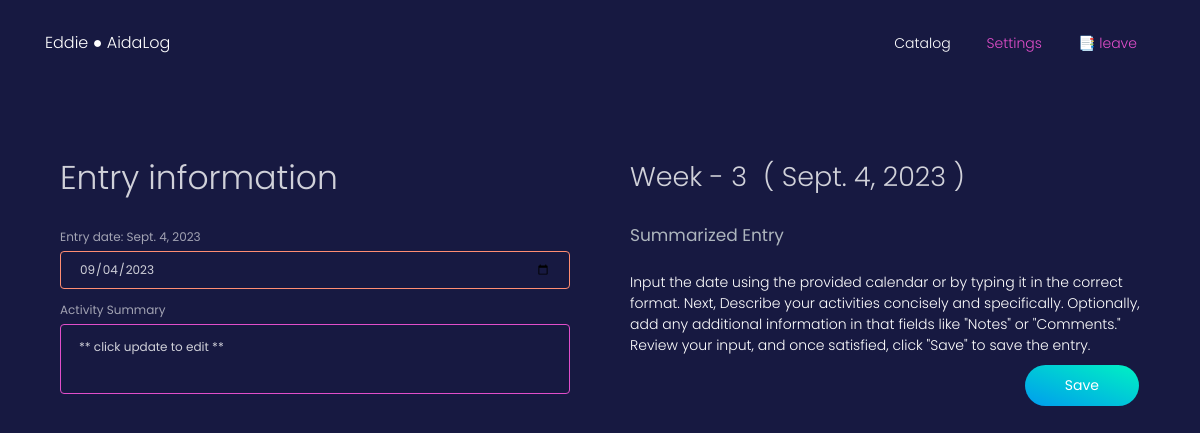
Page /logbook/catalog/14/entry/14/ (signed in) on the committed database.
### logbook/models.py (models this page shows, shortened)
class Entry(models.Model):
    logbook = models.ForeignKey(Logbook, related_name='entries', on_delete=models.CASCADE)
    day = models.CharField(max_length=255)
    date = models.DateField()
    activity = models.TextField()
    created_at = models.DateTimeField(auto_now_add=True)
    updated_at = models.DateTimeField(auto_now=True)

class Logbook(models.Model):
    student = models.ForeignKey(Student, related_name='logbooks', on_delete=models.CASCADE)
    week_number = models.IntegerField()
    from_date = models.DateField()
    to_date = models.DateField()
    is_submitted = models.BooleanField(default=False)
    week_activity = models.TextField(blank=True)

### logbook/views.py (the view, shortened to what this page needs)
# urls.py: path('catalog/<int:logbook_id>/entry/<int:entry_id>/', update_entry_view, name='logbook_entry'),
def update_entry_view(request, logbook_id, entry_id):
    login_pass = is_allowed(request)
    if login_pass is not True:
        return login_pass
    logbook = Logbook.objects.get(id=logbook_id)
    entry = Entry.objects.get(id=entry_id, logbook=logbook)
    context = {
        'logbook': logbook,
        'entry': entry,
        'entry_date': entry.date.strftime("%Y-%m-%d")
    }
    return render(request, 'logbook/logbook_entry.html', context)

### logbook/views.py (called while the page is built)
def is_allowed(request):
    if request.user.is_authenticated:
        return True
    else:
        return redirect("/logbook/logbook_redirect_login")

### templates/logbook/logbook_entry.html (shortened to what this page needs)
{% extends 'logbook/includes/base.html' %}
{% load static %}
{% block main_block %}
    <div class="wrapper">
        <div class="main">
            <div class="section">
                <div class="container">
                    <form class="row justify-content-between" method="post"> {% csrf_token %}
                        <div class="col-lg-6">
                            <div class="card card-plain">
                                <div class="card-body">
                                    <h1 class="font-weight-light">Entry information</h1>
                                    <div class="row">
                                        <div class="col-sm-12">
                                            <div class="datepicker-container">
                                                <div class="form-group">
                                                    <label>Entry date: {{entry.date}}</label>
                                                    <input type="date" id="datepicker"
                                                        class="form-control datepicker rounded border border-warning" value="{{entry_date}}"
                                                        placeholder="Date" data-datepicker-color="Success" id="date_input" name="date_input">
                                                </div>
                                            </div>
                                        </div>
                                        <div class="col">
                                            <div class="form-group">
                                                <label>Activity Summary</label>
                                                <textarea class="form-control rounded border border-primary" value="{{entry.activity}}"
                                                    name="activity_summary" id="activity_summary" placeholder="Day activity details">{% if new_entry %}{{new_entry}}{% else %}{{entry.activity}}{% endif %}</textarea>
                                            </div>
                                        </div>
                                    </div>
                                </div>
                            </div>
                        </div>
                        <div class="col-lg-6">
                            <div class="card card-plain">
                                <div class="card-body">
                                    <h2 class="font-weight-light">Week - {{logbook.week_number}}<span class="px-2"></span>(
                                    {% if entry.date %}
                                        {{entry.date}}
                                    {% else %}
                                        {{logbook.from_date}}
                                    {% endif %})</h2>
                                    <h4 class="text-light">Summarized Entry</h4>
                                    <p class="text-white mt-4" id="summary">
                                        Input the date using the provided calendar or by typing it in the correct format. Next, Describe your activities concisely and specifically. Optionally, add any additional information in that fields like "Notes" or "Comments." Review your input, and once satisfied, click "Save"  to save the entry.
                                    </p>
                                    <div class="row">
                                        <div class="col-sm-12">
                                            <div class="form-group">
                                                <button type="submit" class="btn btn-success btn-round float-right"
                                                    rel="tooltip" data-original-title="save"
                                                    data-placement="bottom">Save</button>
                                            </div>
                                        </div>
                                    </div>
                                </div>
                            </div>
                        </div>
                    </form>
                </div>
            </div>
        </div>
    </div>
{% endblock main_block %}

### templates/logbook/includes/navbar.html (shortened to what this page needs)
<nav class="navbar navbar-expand-lg navbar-transparent">
    <div class="container">
        <div class="navbar-translate">
            <a class="navbar-brand" href="{% url 'logbook_home' %}">{{request.user.username}} ● AidaLog</a>
        </div>
        <div class="collapse navbar-collapse" id="example-navbar-primary">
            <ul class="navbar-nav ml-auto">
                {% if user.is_authenticated %}
                <li class="nav-item active">
                    <a class="nav-link" href="{% url 'logbook_catalog' %}">
                        Catalog
                    </a>
                </li>
                <li class="nav-item">
                    <a class="nav-link text-primary" href="{% url 'logbook_settings' %}">
                        Settings
                    </a>
                </li>
                <li class="nav-item active">
                    <a class="nav-link text-primary" href="{% url 'logbook_logout_redirect' %}">
                        📑 leave
                    </a>
                </li>
                {% else %}
                <li class="nav-item active">
                    <a class="btn text-primary" role="button" href="{% url 'logbook_redirect_login' %}">log in</a>
                </li>
                {% endif %}
            </ul>
        </div>
    </div>
</nav>

### rows in the picture
Entry: date "Sept. 4, 2023", activity_summary "** click update to edit **"
Logbook: week_number "3"

### other values in the picture
{{ request.user.username }} "Eddie"
